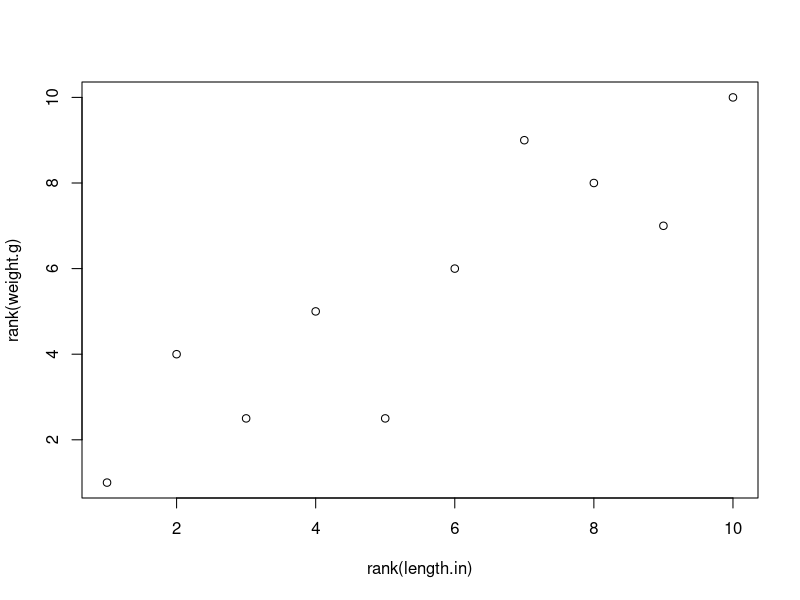

Recreate this plot in R.
length.cm<-c(64,69,71,67,63,62,66,60,65,68)

weight.g<-c(130,148,180,175,120,127,141,118,120,159)

cbind(length.cm,weight.g)

cov(length.cm,weight.g)



#But there is a sneaky issue in Covariance, It is unit dependent!


length.in<-length.cm/2.54
weight.lbs<-weight.g*0.00220462
cov(length.in,weight.lbs)


##We can fix this issue with a z transformation

zlength.cm<-(length.cm-mean(length.cm))/ sd(length.cm)
sum(zlength.cm)
zlength.in<- (length.in-mean(length.in))/ sd(length.in)
scale(length.cm)
cbind(zlength.cm,zlength.in,scale(length.cm))

mean(zlength.cm)
sd(zlength.cm)

cov(scale(length.in),scale(weight.g))
cor(length.in,weight.g)
r<-cor(length.in,weight.g)

Ser <- sqrt(1-(r^2))/sqrt(10-2)
tscore <- (cor(length.in,weight.g)-0)/Ser

cor.test(length.in,weight.g)

cor.test(length.in,weight.g,method = "spearman")

cor.test(rank(length.in),rank(weight.g))
plot(rank(length.in),rank(weight.g))
